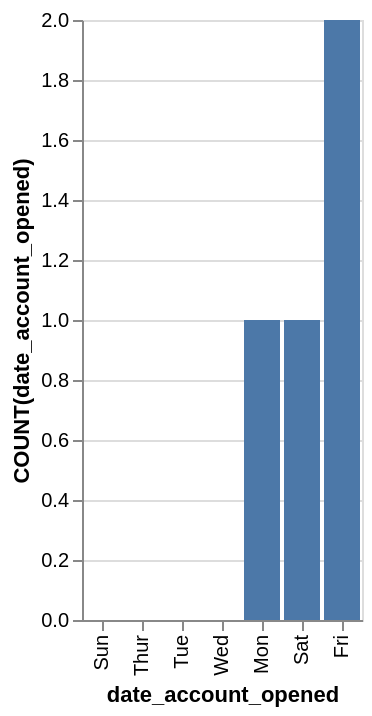

This figure's Vega-Lite source:
### Vega-Lite specification from a JSON file in a GitHub repository (floating-point values rounded to 4 significant figures)
{"data": {"values": [{"x_data": "Sun", "y_data": 0}, {"x_data": "Thur", "y_data": 0}, {"x_data": "Tue", "y_data": 0}, {"x_data": "Wed", "y_data": 0}, {"x_data": "Mon", "y_data": 1}, {"x_data": "Sat", "y_data": 1}, {"x_data": "Fri", "y_data": 2}]}, "mark": "bar", "encoding": {"x": {"field": "x_data", "type": "nominal", "title": "date_account_opened", "sort": {"op": "sum", "field": "y_data", "order": "ascending"}}, "y": {"field": "y_data", "type": "quantitative", "title": "COUNT(date_account_opened)"}}}
